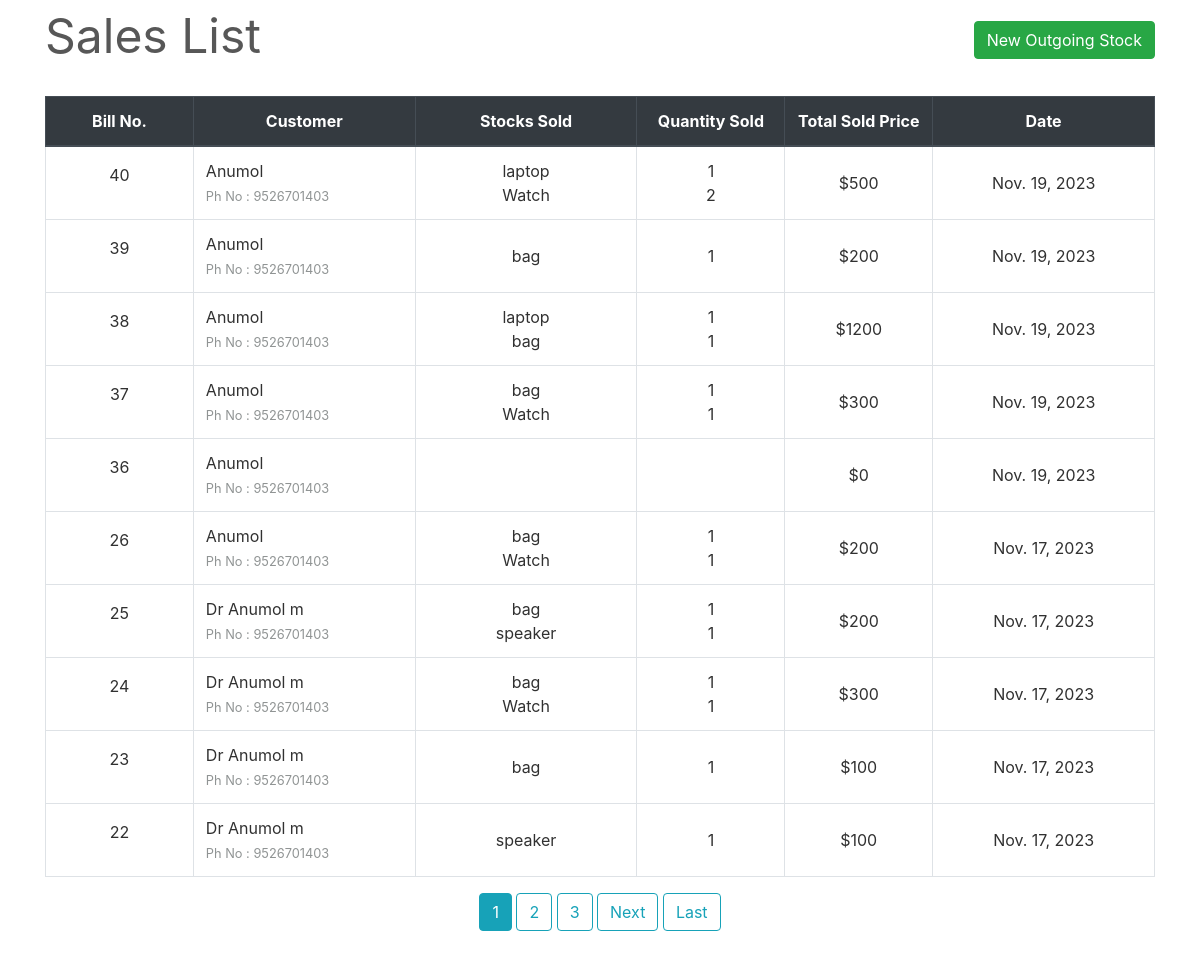
Page /transactions/sales/ on the committed database.
### transactions/models.py (models this page shows, shortened)
class SaleBill(models.Model):
    billno = models.AutoField(primary_key=True)
    time = models.DateTimeField(auto_now=True)
    name = models.CharField(max_length=150)
    phone = models.CharField(max_length=12)
    address = models.CharField(max_length=200)
    email = models.EmailField(max_length=254)
    def get_items_list(self):
        return SaleItem.objects.filter(billno=self)
    def get_total_price(self):
        saleitems = SaleItem.objects.filter(billno=self)
        total = 0
        for item in saleitems:
            total += item.totalprice
        return total

class SaleItem(models.Model):
    billno = models.ForeignKey(SaleBill, on_delete = models.CASCADE, related_name='salebillno')
    stock = models.ForeignKey(Stock, on_delete = models.CASCADE, related_name='saleitem')
    quantity = models.IntegerField(default=1)
    perprice = models.IntegerField(default=1)
    totalprice = models.IntegerField(default=1)
    discount=models.IntegerField(default=1)
    grand_total=models.IntegerField(default=1)
    net_amount=models.IntegerField(default=1)

### inventory/models.py (models this page shows, shortened)
class Stock(models.Model):
    id = models.AutoField(primary_key=True)
    name = models.CharField(max_length=30, unique=True)
    price = models.IntegerField(null=True)
    quantity = models.IntegerField(default=1)
    is_deleted = models.BooleanField(default=False)

### transactions/views.py (the view)
class SaleView(ListView):
    model = SaleBill
    template_name = "sales/sales_list.html"
    context_object_name = 'bills'
    ordering = ['-time']
    paginate_by = 10

### transactions/templates/sales/sales_list.html (shortened to what this page needs)
{% extends "base.html" %}
{% load widget_tweaks %}
{% block content %}
    <div class="row" style="color: #575757; font-style: bold; font-size: 3rem;">
        <div class="col-md-8">Sales List</div>
        <div class="col-md-4">
            <div style="float:right;"> <a class="btn btn-success" href="{% url 'new-sale' %}">New Outgoing Stock</a> </div>
        </div>
    </div>
    <br>
    <table class="table table-css table-bordered table-hover">
        <thead class="thead-dark align-middle">
            <tr>
                <th width="10%">Bill No.</th>
                <th width="15%">Customer</th>
                <th width="15%">Stocks Sold</th>
                <th width="10%">Quantity Sold</th>
                <th width="10%">Total Sold Price</th>
                <th width="15%">Date</th>
            </tr>
        </thead>
{% if bills %}
        <tbody>
            {% for sale in bills %}
            <tr>
                <td class="align-middle"> <p>{{ sale.billno }}</p> </td>
                <td class=""> {{ sale.name }} <br> <small style="color: #909494">Ph No : {{ sale.phone }}</small> </td>
                <td class="align-middle">{% for item in sale.get_items_list %} {{ item.stock.name }} <br> {% endfor %}</td>
                <td class="align-middle">{% for item in sale.get_items_list %} {{ item.quantity }} <br> {% endfor %}</td>
                <td class="align-middle">${{ sale.get_total_price }}</td>
                <td class="align-middle">{{ sale.time.date }}</td>
            </tr>
            {% endfor %}
        </tbody>
    </table>
    <div class="align-middle">
        {% if is_paginated %}
            {% for num in page_obj.paginator.page_range %}
                {% if page_obj.number == num %}
                    <a class="btn btn-info mb-4" href="?page={{ num }}">{{ num }}</a>
                {% elif num > page_obj.number|add:'-3' and num < page_obj.number|add:'3' %}
                    <a class="btn btn-outline-info mb-4" href="?page={{ num }}">{{ num }}</a>
                {% endif %}
            {% endfor %}
            {% if page_obj.has_next %}
                <a class="btn btn-outline-info mb-4" href="?page={{ page_obj.next_page_number }}">Next</a>
                <a class="btn btn-outline-info mb-4" href="?page={{ page_obj.paginator.num_pages }}">Last</a>
            {% endif %}
        {% endif %}
    </div>
{% else %}
        <tbody></tbody>
    </table>
    <br><br><br><br><br><br><br><br>
    <div style="color: #575757; font-style: bold; font-size: 1.5rem; text-align: center;">The records are empty. Please try adding some.</div>
{% endif %}
{% endblock content %}

### homepage/static/css/main.css (style rules this page uses)
body, html { height: 100%; }
p { color: rgb(49, 49, 49); }
a { color: #55b159; }
.table-css { color: #313131; }
.align-middle { text-align: center; }

### rows in the picture
SaleBill: billno "40", name "Anumol", phone "9526701403", get_total_price "500", time "Nov. 19, 2023"
SaleItem: stock.name "laptop", quantity "1"
SaleItem: stock.name "Watch", quantity "2"
SaleBill: billno "39", name "Anumol", phone "9526701403", get_total_price "200", time "Nov. 19, 2023"
SaleItem: stock.name "bag", quantity "1"
SaleBill: billno "38", name "Anumol", phone "9526701403", get_total_price "1200", time "Nov. 19, 2023"
SaleItem: stock.name "laptop", quantity "1"
SaleItem: stock.name "bag", quantity "1"
SaleBill: billno "37", name "Anumol", phone "9526701403", get_total_price "300", time "Nov. 19, 2023"
SaleItem: stock.name "bag", quantity "1"
SaleItem: stock.name "Watch", quantity "1"
SaleBill: billno "36", name "Anumol", phone "9526701403", get_total_price "0", time "Nov. 19, 2023"
SaleBill: billno "26", name "Anumol", phone "9526701403", get_total_price "200", time "Nov. 17, 2023"
SaleItem: stock.name "bag", quantity "1"
SaleItem: stock.name "Watch", quantity "1"
SaleBill: billno "25", name "Dr Anumol m", phone "9526701403", get_total_price "200", time "Nov. 17, 2023"
SaleItem: stock.name "bag", quantity "1"
SaleItem: stock.name "speaker", quantity "1"
SaleBill: billno "24", name "Dr Anumol m", phone "9526701403", get_total_price "300", time "Nov. 17, 2023"
SaleItem: stock.name "bag", quantity "1"
SaleItem: stock.name "Watch", quantity "1"
SaleBill: billno "23", name "Dr Anumol m", phone "9526701403", get_total_price "100", time "Nov. 17, 2023"
SaleItem: stock.name "bag", quantity "1"
SaleBill: billno "22", name "Dr Anumol m", phone "9526701403", get_total_price "100", time "Nov. 17, 2023"
SaleItem: stock.name "speaker", quantity "1"

### other values in the picture
{{ num }} "1"
{{ num }} "2" "3"
